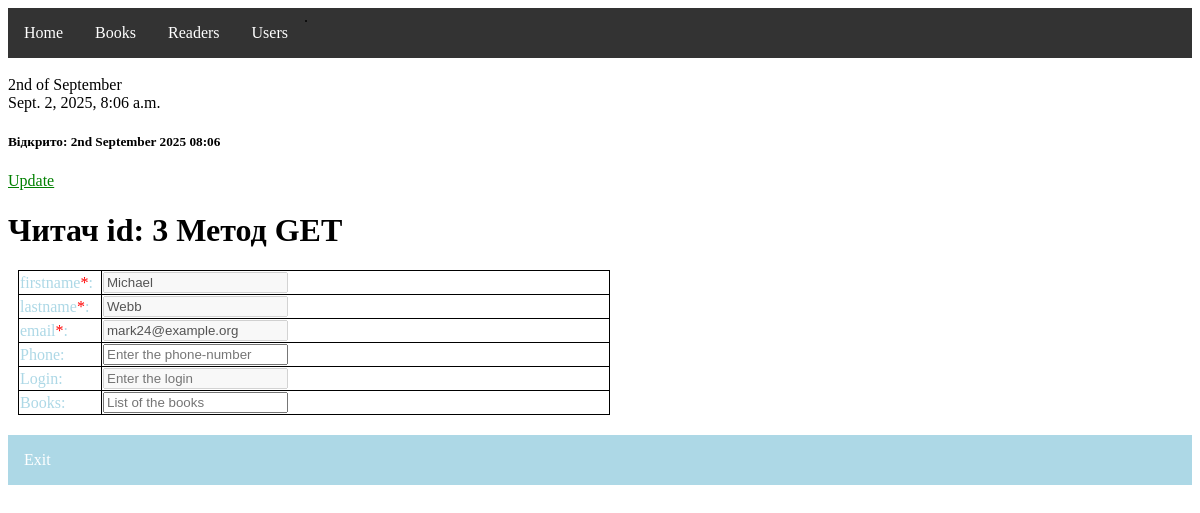
The page /readers/3 on the database as committed earlier.
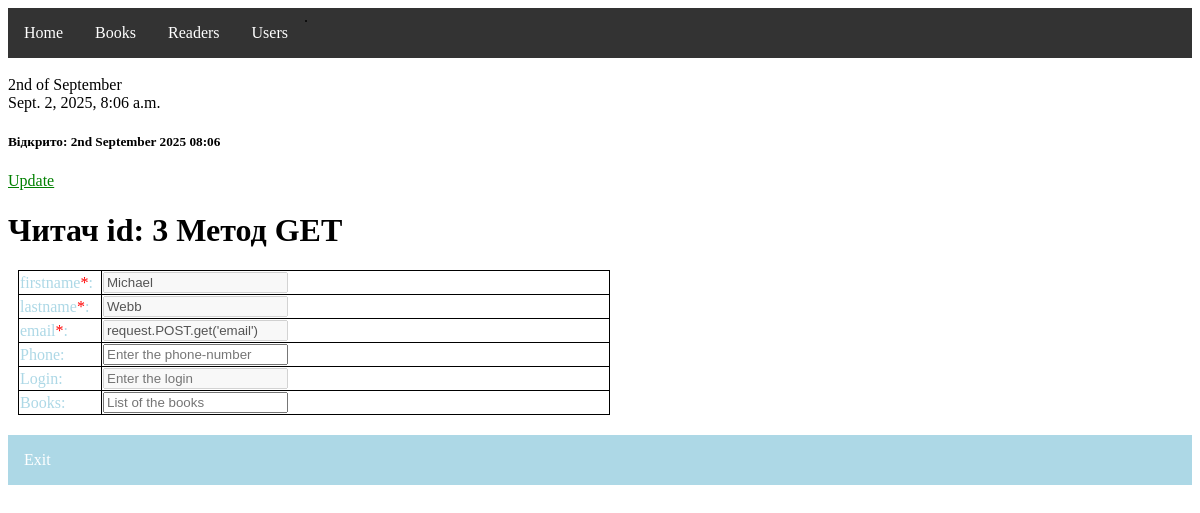
The same page on the database as committed later.
### books/models.py (models this page shows)
class Reader(models.Model):
    firstname = models.CharField(max_length=255)
    lastname = models.CharField(max_length=255)
    email = models.EmailField(null=False, unique=True, default='None')
    user_id = models.IntegerField(null=True)
    update = models.DateTimeField(null=True)

### books/views.py (the view)
# urls.py: path('readers/<int:id>', views.reader_data, name='reader_id'),
def reader_data(request, id=None):
    if request.method == 'POST':
        try:
            email = request.POST.get('email')
            reader_obj = Reader.objects.get(email=email)
            my_message = f'Читач з вказаним email {email} вже існує'
            return render(request, 'error_page.html', {'error_message': my_message})
        except Reader.DoesNotExist:
            new_reader = Reader(
                firstname=request.POST.get('firstname'),
                lastname=request.POST.get('lastname'),
                email=request.POST.get('email'),
                )
            new_reader.save()
            reader = {
                'id': new_reader.id,
                'firstname': new_reader.firstname,
                'lastname': new_reader.lastname,
                'email': new_reader.email,
            }
            context = {
                'title': f'Читач id: {new_reader.id}',
                'method_read': 'edit',
                'reader': reader,
            }
            return render(request, 'new_reader.html', context=context)
        except Reader.MultipleObjectsReturned:
            my_message = f'Знайдено декілька читачів з ID 1. Це помилка в даних.'
            return render(request, 'error_page.html', {'error_message': my_message})
    elif request.method == 'GET':
        try:
            reader_db = Reader.objects.get(id=id)
            reader = {
                'id': reader_db.id,
                'firstname': reader_db.firstname,
                'lastname': reader_db.lastname,
                'email': reader_db.email,
            }
            context = {
                'title': f'Читач id: {id} Метод {request.method}',
                'method_read': 'read',
                'reader': reader,
            }
            return render(request, 'new_reader.html', context=context)
        except Reader.DoesNotExist:
            my_message = "Читача не знайдено."
            return render(request, 'error_page.html', {'error_message': my_message})
        except Reader.MultipleObjectsReturned:
            my_message = f'Знайдено декілька читачів з ID {id}. Це помилка в даних.'
            return render(request, 'error_page.html', {'error_message': my_message})

### books/templates/new_reader.html (shortened to what this page needs)
{% extends "master.html" %}
{% block content %}
{% now "jS F Y H:i" as now_date %}
<br>
{% now "jS \o\f F" %}
<br>
{% now "DATETIME_FORMAT" %}
<br>
<h5>Відкрито: {{ now_date }}</h5>
<a href="{% url 'update_reader' reader.id %}">Update</a>
<h1>{{ title }}</h1>
{% if method_read == 'new' %}
<form action="{% url 'add_reader' %}" method="post">
    <p>Method EDIT</p>
    {% elif method_read == 'read' %}
<form action="{% url 'reader_id' reader.id %}" method="get">
    {% elif method_read == 'edit' %}
<form action="{% url 'reader_edit' reader.id %}" method="post">
    <p>Method ADD</p>
{% endif %}
    <table style="width:50%">
    {% for key, value in reader.items %}
        {% if key != 'id' %}
    <tr>
        <td style="color: lightblue; width: 80px">{{ key }}<span style="color:red">*</span>:</td>
        {% if method_read == 'read' %}
            <td><input type="text" value="{{ value }}" disabled></td>
        {% else %}
            <td><input type="text" value="{{ value }}" name="{{ key }}"></td>
        {% endif %}
    </tr>
        {% endif %}
    {% empty %}
        <p class="message-error">Дані відсутні..</p>
    {% endfor %}
    <tr>
        <td style="color: lightblue; width: 80px">Phone:</td>
        <td><input type="text" placeholder="Enter the phone-number" name="phone"></td>
    </tr>
    {% if method_read != 'new' %}
    <tr>
        <td style="color: lightblue; width: 80px">Login:</td>
        <td><input type="text" placeholder="Enter the login" disabled></td>
    </tr>
    <tr>
        <td style="color: lightblue; width: 80px">Books:</td>
        <td><input type="text" placeholder="List of the books" name="books"></td>
    </tr>
    {% endif %}
    </table>
    <ul style="margin-top: 20px; background-color: lightblue">
        <li><a href="{% url 'readers' %}">Exit</a></li>
    </ul>
</form>
{% endblock %}

Rows that differ between the two databases and show on the page:
changed Reader "Michael": email "mark24@example.org" → "request.POST.get('email')"
